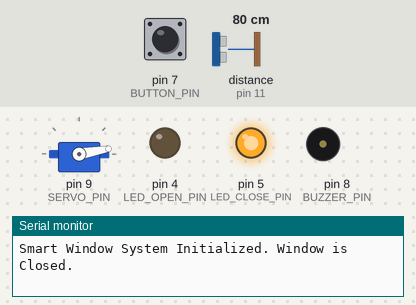
The sketch below on a simulated Arduino Uno, built with avr-gcc and run on an emulated ATmega328P. Parts: servo, output pins drawn as LEDs (lit = HIGH), buzzer (waves = sounding, pin HIGH), the last lines printed to the serial monitor. The inputs (shaded band) are chosen by the test bench; at power-on: distance to the obstacle (sensor on pin 11) 80 cm, pin 7 (BUTTON_PIN) LOW. The echo pulse lasts 58.3 µs per cm.

Above: at 2.4 s.
2.5 s: distance to the obstacle (sensor on pin 11) set to 23 cm
4.0 s: distance to the obstacle (sensor on pin 11) set to 18 cm
At 5.1 s:
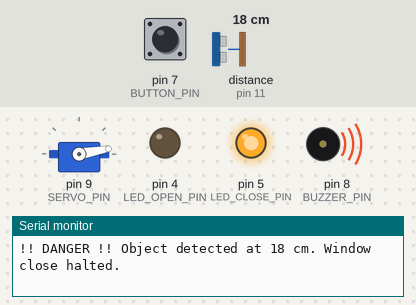
5.5 s: pin 7 (BUTTON_PIN) pulled HIGH for 0.15 s
At 7.1 s:
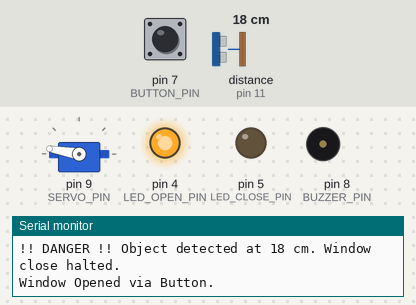
8.7 s: pin 7 (BUTTON_PIN) pulled HIGH for 1 s
At 10.6 s:
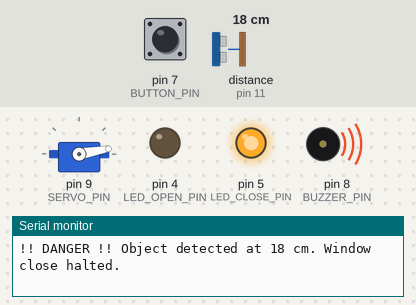
11.2 s: pin 7 (BUTTON_PIN) pulled HIGH for 3.2 s
At 12.4 s:
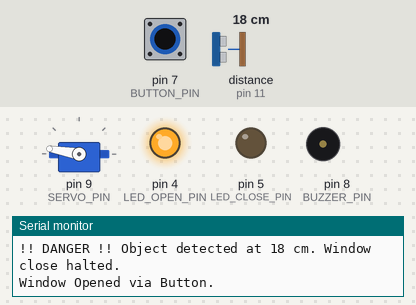
Timing chart, 0 to 14.2 s (numbered marks = the images above; inputs shaded):
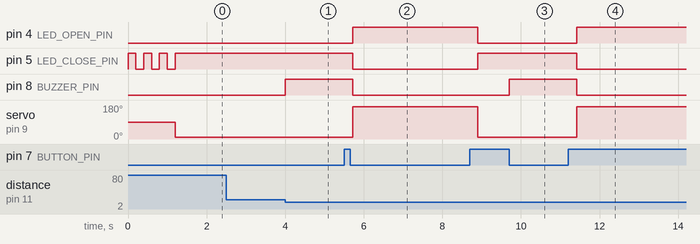

The sketch:

0.02_____.ino
```cpp
//created by I24712I
//Goin me in Git-Hub
//Engoy
#include <Servo.h>         // للتحكم في محرك السيرفو
#include <SoftwareSerial.h> // للتحكم بالبلوتوث
#include <NewPing.h>       // للتحكم بمستشعر المسافة

// ******* 1. تعريف أطراف الدوائر (تطابق مع جدول توصيلاتك) *******

// البلوتوث HC-05
const int BT_RX_PIN = 2; // مستقبل الأردوينو -> يتصل بـ TXD في البلوتوث
const int BT_TX_PIN = 3; // مرسل الأردوينو -> يتصل بـ RXD في البلوتوث

// مستشعر المسافة HC-SR04 (Trigger/Echo)
const int TRIGGER_PIN = 10; // موصل لديك بـ Pin 10
const int ECHO_PIN = 11;    // موصل لديك بـ Pin 11

// محرك السيرفو
const int SERVO_PIN = 9; // موصل لديك بـ Pin 9

// الزر الضاغط والـ LEDs (مؤشرات الحالة)
const int BUTTON_PIN = 7;    // الزر اليدوي (Pin 7)
const int LED_OPEN_PIN = 4;  // LED أخضر (النافذة مفتوحة)
const int LED_CLOSE_PIN = 5; // LED أحمر (النافذة مغلقة)

// الجرس الصوتي للتنبيه الأمني
const int BUZZER_PIN = 8; // موصل لديك بـ Pin 8

// ******* 2. تعريف الثوابت وقيم الزوايا *******
const int MAX_DISTANCE = 200; // 2 متر
const int OPEN_ANGLE = 170;   // زاوية الفتح
const int CLOSE_ANGLE = 10;   // زاوية الإغلاق
const int SAFETY_THRESHOLD = 20; // حد الأمان (20 سم)

// ******* 3. إنشاء الكائنات (Instances) *******
Servo windowServo;
SoftwareSerial bluetooth(BT_RX_PIN, BT_TX_PIN);
NewPing sonar(TRIGGER_PIN, ECHO_PIN, MAX_DISTANCE);

// ******* 4. المتغيرات الحالة *******
bool isWindowOpen = false; // لمتابعة حالة النافذة

// **********************************************
// ************** الدالة setup ******************
// **********************************************
void setup() {
  // تهيئة الاتصالات التسلسلية
  Serial.begin(9600);
  bluetooth.begin(9600);

  // تهيئة أطراف المخرجات (Outputs)
  pinMode(LED_OPEN_PIN, OUTPUT);
  pinMode(LED_CLOSE_PIN, OUTPUT);
  pinMode(BUZZER_PIN, OUTPUT);

  // تهيئة أطراف المدخلات (Inputs)
  pinMode(BUTTON_PIN, INPUT);

  // توصيل السيرفو بالطرف المحدد
  windowServo.attach(SERVO_PIN);

  // ⭐️⭐️⭐️ وميض عند التشغيل (3 مرات) ⭐️⭐️⭐️
  for (int i = 0; i < 3; i++) {
    digitalWrite(LED_CLOSE_PIN, HIGH);
    delay(200);
    digitalWrite(LED_CLOSE_PIN, LOW);
    delay(200);
  }
  // ⭐️⭐️⭐️ نهاية الوميض ⭐️⭐️⭐️

  // إغلاق النافذة في البداية (لتثبيت السيرفو والـ LED)
  setWindowState(CLOSE_ANGLE);
  Serial.println("Smart Window System Initialized. Window is Closed.");
}

// **********************************************
// ************** الدالة loop *******************
// **********************************************
void loop() {
  handleBluetoothControl();
  handleManualButton();
  checkSafetyDistance();
}

// **********************************************
// ************ تعريف الدوال المساعدة ***********
// **********************************************

// 1. دالة تغيير حالة النافذة (تتحكم في السيرفو والـ LEDs)
void setWindowState(int angle) {
  // إيقاف الجرس في حال كان يعمل
  digitalWrite(BUZZER_PIN, LOW);

  if (angle == OPEN_ANGLE) {
    isWindowOpen = true;
    digitalWrite(LED_OPEN_PIN, HIGH);
    digitalWrite(LED_CLOSE_PIN, LOW);
  } else if (angle == CLOSE_ANGLE) {
    isWindowOpen = false;
    digitalWrite(LED_OPEN_PIN, LOW);
    digitalWrite(LED_CLOSE_PIN, HIGH);
  }
  windowServo.write(angle);
}

// 2. دالة معالجة أوامر البلوتوث (1 للفتح، 0 للإغلاق)
void handleBluetoothControl() {
  if (bluetooth.available()) {
    char command = bluetooth.read();
    Serial.print("Received Command: ");
    Serial.println(command);

    if (command == '1') {
      setWindowState(OPEN_ANGLE);
      Serial.println("Window Opened via Bluetooth.");
    } else if (command == '0') {
      setWindowState(CLOSE_ANGLE);
      Serial.println("Window Closed via Bluetooth.");
    }
  }
}

// 3. دالة معالجة ضغط الزر اليدوي
void handleManualButton() {
  if (digitalRead(BUTTON_PIN) == HIGH) {
    delay(200);

    if (isWindowOpen) {
      setWindowState(CLOSE_ANGLE);
      Serial.println("Window Closed via Button.");
    } else {
      setWindowState(OPEN_ANGLE);
      Serial.println("Window Opened via Button.");
    }

    while (digitalRead(BUTTON_PIN) == HIGH) {}
  }
}

// 4. دالة التحقق من المسافة (ميزة الأمان)
void checkSafetyDistance() {
  if (!isWindowOpen) {
    long duration = sonar.ping_cm();

    if (duration > 1 && duration <= SAFETY_THRESHOLD) {
      windowServo.write(windowServo.read());

      digitalWrite(BUZZER_PIN, HIGH);

      Serial.print("!! DANGER !! Object detected at ");
      Serial.print(duration);
      Serial.println(" cm. Window close halted.");
    } else {
      digitalWrite(BUZZER_PIN, LOW);
    }
  }
}
```

Measured:
- the behaviour switches between 21 and 20 cm on distance to the obstacle (sensor on pin 11) (found by bisection; images 0 and 1)
- after the input at 2.5 s, every drawn part: stays the same
- after the input at 4.0 s, pin 8 (BUZZER_PIN): LOW → HIGH at once
- after the input at 5.5 s, pin 4 (LED_OPEN_PIN): LOW → HIGH after 0.22 s; pin 5 (LED_CLOSE_PIN), pin 8 (BUZZER_PIN): HIGH → LOW after 0.22 s; servo on pin 9 (SERVO_PIN): 10° → 170° after 0.22 s
- after the input at 8.7 s, pin 4 (LED_OPEN_PIN): HIGH → LOW after 0.20 s; pin 5 (LED_CLOSE_PIN): LOW → HIGH after 0.20 s; pin 8 (BUZZER_PIN): LOW → HIGH after 1.0 s; servo on pin 9 (SERVO_PIN): 170° → 10° after 0.20 s
- after the input at 11.2 s, pin 4 (LED_OPEN_PIN): LOW → HIGH after 0.22 s; pin 5 (LED_CLOSE_PIN), pin 8 (BUZZER_PIN): HIGH → LOW after 0.22 s; servo on pin 9 (SERVO_PIN): 10° → 170° after 0.22 s
